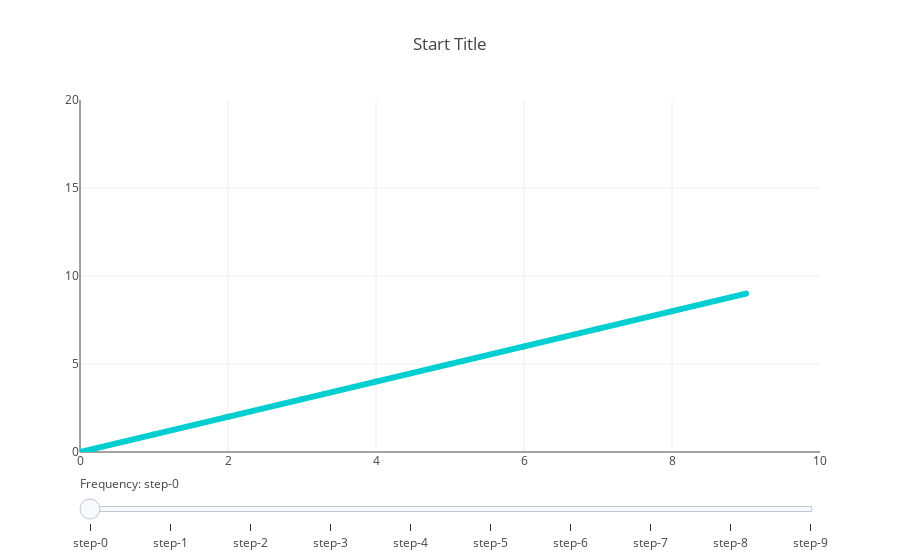

Notebook code cell kept with this figure:
### Markdown cell above
# visible / invisible

### Code cell
data = [
    dict(
        visible = False,
        line=dict(color='#00CED1', width=6),
        x = np.arange(0,10,1),
        y = np.arange(0,10,1) + step,
        name = "step {}".format(step)
    ) for step in range(0,10,1)
]
data[0]['visible'] = True

steps = []
for i in range(len(data)):
    step = dict(
        method = 'restyle',  
        args = ['visible', [False] * len(data)],
    )
    step['args'][1][i] = True
    steps.append(step)

sliders = [
    dict(
        active = len(data),
        currentvalue = {"prefix": "Frequency: "},
        steps = steps
    )
]

layout = dict(
    sliders=sliders,
    xaxis={'range': [0, 10], 'autorange': False},
    yaxis={'range': [0, 20], 'autorange': False},
    title='Start Title'
)

fig = dict(data=data, layout=layout)

iplot(fig)

### Figure 1 — Plotly figure (JSON) as saved in the notebook; plotly's stock layout.template omitted (floating-point values rounded to 4 significant figures)
{"data": [{"line": {"color": "#00CED1", "width": 6}, "name": "step 0", "type": "scatter", "uid": "4a9b37a2-27ad-4d64-9b0b-cc0ad0fb1499", "visible": true, "x": [0, 1, 2, 3, 4, 5, 6, 7, 8, 9], "y": [0, 1, 2, 3, 4, 5, 6, 7, 8, 9]}, {"line": {"color": "#00CED1", "width": 6}, "name": "step 1", "type": "scatter", "uid": "6b790842-f6ef-45f8-92e8-89d7546ae636", "visible": false, "x": [0, 1, 2, 3, 4, 5, 6, 7, 8, 9], "y": [1, 2, 3, 4, 5, 6, 7, 8, 9, 10]}, {"line": {"color": "#00CED1", "width": 6}, "name": "step 2", "type": "scatter", "uid": "ed2312ba-11c6-45f6-8190-8aa8c5edf4db", "visible": false, "x": [0, 1, 2, 3, 4, 5, 6, 7, 8, 9], "y": [2, 3, 4, 5, 6, 7, 8, 9, 10, 11]}, {"line": {"color": "#00CED1", "width": 6}, "name": "step 3", "type": "scatter", "uid": "791bfecd-d349-4893-a881-6ae1b26125c2", "visible": false, "x": [0, 1, 2, 3, 4, 5, 6, 7, 8, 9], "y": [3, 4, 5, 6, 7, 8, 9, 10, 11, 12]}, {"line": {"color": "#00CED1", "width": 6}, "name": "step 4", "type": "scatter", "uid": "7c727274-a16a-4030-9831-e4d03339b713", "visible": false, "x": [0, 1, 2, 3, 4, 5, 6, 7, 8, 9], "y": [4, 5, 6, 7, 8, 9, 10, 11, 12, 13]}, {"line": {"color": "#00CED1", "width": 6}, "name": "step 5", "type": "scatter", "uid": "cec15610-c594-4dad-9cff-badbc4026a31", "visible": false, "x": [0, 1, 2, 3, 4, 5, 6, 7, 8, 9], "y": [5, 6, 7, 8, 9, 10, 11, 12, 13, 14]}, {"line": {"color": "#00CED1", "width": 6}, "name": "step 6", "type": "scatter", "uid": "5ebcc3f1-cb54-4acf-b1e3-e175df0bcc38", "visible": false, "x": [0, 1, 2, 3, 4, 5, 6, 7, 8, 9], "y": [6, 7, 8, 9, 10, 11, 12, 13, 14, 15]}, {"line": {"color": "#00CED1", "width": 6}, "name": "step 7", "type": "scatter", "uid": "72eca7fb-ed3e-4f83-ac1b-9acb754b17c6", "visible": false, "x": [0, 1, 2, 3, 4, 5, 6, 7, 8, 9], "y": [7, 8, 9, 10, 11, 12, 13, 14, 15, 16]}, {"line": {"color": "#00CED1", "width": 6}, "name": "step 8", "type": "scatter", "uid": "9b933846-a859-486b-884a-71501d0402a2", "visible": false, "x": [0, 1, 2, 3, 4, 5, 6, 7, 8, 9], "y": [8, 9, 10, 11, 12, 13, 14, 15, 16, 17]}, {"line": {"color": "#00CED1", "width": 6}, "name": "step 9", "type": "scatter", "uid": "0c226324-a6be-4f63-9997-74893cb0f1a3", "visible": false, "x": [0, 1, 2, 3, 4, 5, 6, 7, 8, 9], "y": [9, 10, 11, 12, 13, 14, 15, 16, 17, 18]}], "layout": {"sliders": [{"active": 10, "currentvalue": {"prefix": "Frequency: "}, "steps": [{"args": ["visible", [true, false, false, false, false, false, false, false, false, false]], "method": "restyle"}, {"args": ["visible", [false, true, false, false, false, false, false, false, false, false]], "method": "restyle"}, {"args": ["visible", [false, false, true, false, false, false, false, false, false, false]], "method": "restyle"}, {"args": ["visible", [false, false, false, true, false, false, false, false, false, false]], "method": "restyle"}, {"args": ["visible", [false, false, false, false, true, false, false, false, false, false]], "method": "restyle"}, {"args": ["visible", [false, false, false, false, false, true, false, false, false, false]], "method": "restyle"}, {"args": ["visible", [false, false, false, false, false, false, true, false, false, false]], "method": "restyle"}, {"args": ["visible", [false, false, false, false, false, false, false, true, false, false]], "method": "restyle"}, {"args": ["visible", [false, false, false, false, false, false, false, false, true, false]], "method": "restyle"}, {"args": ["visible", [false, false, false, false, false, false, false, false, false, true]], "method": "restyle"}]}], "title": "Start Title", "xaxis": {"autorange": false, "range": [0, 10]}, "yaxis": {"autorange": false, "range": [0, 20]}}}
